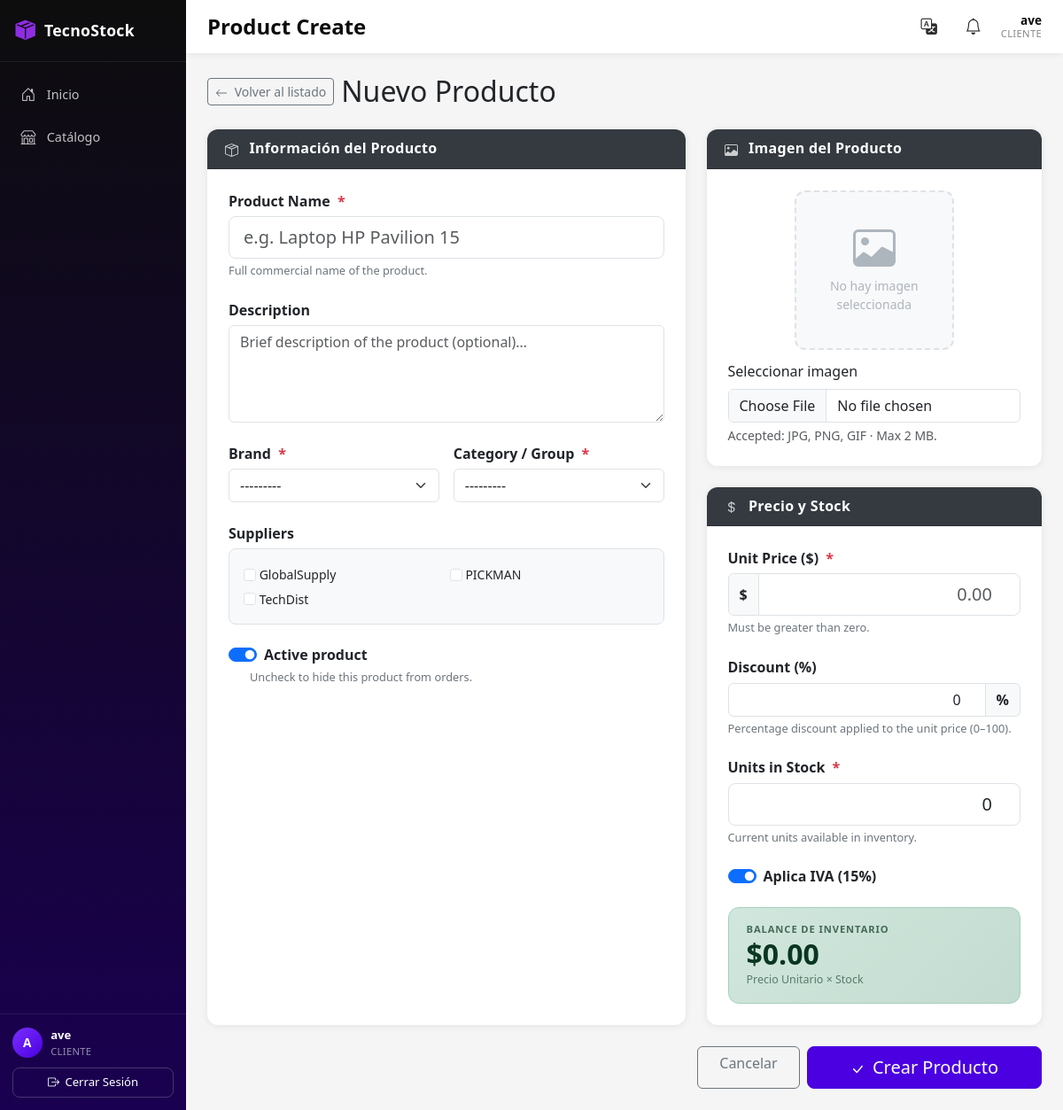
Screenshot of /products/create/ (signed in) with the database file from the repository.
### billing/models.py (models this page shows)
class Supplier(models.Model):
    name = models.CharField(max_length=200, verbose_name='Company Name')
    contact_name = models.CharField(max_length=200, blank=True, null=True)
    email = models.EmailField(blank=True, null=True)
    phone = models.CharField(max_length=20, blank=True, null=True)
    address = models.TextField(blank=True, null=True)
    is_active = models.BooleanField(default=True)
    created_at = models.DateTimeField(auto_now_add=True)
    updated_at = models.DateTimeField(auto_now=True)
    class Meta:
        verbose_name = 'Supplier'
        verbose_name_plural = 'Suppliers'
        ordering = ['name']
    def __str__(self): return self.name

### billing/views.py (the view)
# urls.py: path('products/create/', views.ProductCreateView.as_view(), name='product_create'),
class ProductCreateView(LoginRequiredMixin, CreateView):
    model = Product
    form_class = ProductForm
    template_name = 'billing/product_form.html'
    success_url = reverse_lazy('billing:product_list')

### billing/templates/billing/product_form.html (shortened to what this page needs)
{% extends 'billing/base.html' %}
{% block content %}
<div class="d-flex align-items-center mb-4 gap-2 flex-wrap">
  <a href="{% url 'billing:product_list' %}" class="btn btn-outline-secondary btn-sm">
    <svg xmlns="http://www.w3.org/2000/svg" width="14" height="14" fill="currentColor"
         class="bi bi-arrow-left me-1" viewBox="0 0 16 16">
      <path fill-rule="evenodd" d="M15 8a.5.5 0 0 0-.5-.5H2.707l3.147-3.146a.5.5 0 1 0-.708-.708l-4 4a.5.5 0 0 0 0 .708l4 4a.5.5 0 0 0 .708-.708L2.707 8.5H14.5A.5.5 0 0 0 15 8z"/>
    </svg>
    Volver al listado
  </a>
  <h2 class="mb-0">
    {% if form.instance.pk %}
      Editar Producto &mdash; <span class="text-primary fw-normal">{{ form.instance.name }}</span>
    {% else %}
      Nuevo Producto
    {% endif %}
  </h2>
</div>
<form method="post" enctype="multipart/form-data" id="product-form" novalidate>
  <div class="row g-4">
    <div class="col-lg-7">
      <div class="card section-card h-100">
        <div class="card-header">
          <h5>
            Información del Producto
          </h5>
        </div>
        <div class="card-body">
          <div class="field-group">
            <label class="form-label" for="{{ form.name.id_for_label }}">
              {{ form.name.label }}
              <span class="text-danger ms-1">*</span>
            </label>
            {{ form.name }}
            {% if form.name.help_text %}
            <div class="form-text">{{ form.name.help_text }}</div>
            {% endif %}
          </div>
          <div class="field-group">
            <label class="form-label" for="{{ form.description.id_for_label }}">
              {{ form.description.label }}
            </label>
            {{ form.description }}
          </div>
          <div class="row g-3 field-group">
            <div class="col-md-6">
              <label class="form-label" for="{{ form.brand.id_for_label }}">
                {{ form.brand.label }}
                <span class="text-danger ms-1">*</span>
              </label>
              {{ form.brand }}
            </div>
            <div class="col-md-6">
              <label class="form-label" for="{{ form.group.id_for_label }}">
                {{ form.group.label }}
                <span class="text-danger ms-1">*</span>
              </label>
              {{ form.group }}
            </div>
          </div>
          <div class="field-group">
            <label class="form-label">{{ form.suppliers.label }}</label>
            <div class="border rounded-3 p-3 bg-light" style="max-height:190px;overflow-y:auto;">
              {% if form.suppliers %}
              <ul class="supplier-grid">
                {% for cb in form.suppliers %}
                <li>
                  <label>
                    {{ cb.tag }}
                    {{ cb.choice_label }}
                  </label>
                </li>
                {% endfor %}
              </ul>
              {% else %}
              <span class="text-muted small">Aún no hay proveedores registrados.</span>
              {% endif %}
            </div>
          </div>
          <div class="field-group mb-0">
            <div class="form-check form-switch">
              {{ form.is_active }}
              <label class="form-check-label fw-semibold" for="{{ form.is_active.id_for_label }}">
                {{ form.is_active.label }}
              </label>
            </div>
            {% if form.is_active.help_text %}
            <div class="form-text ms-4">{{ form.is_active.help_text }}</div>
            {% endif %}
          </div>
        </div>
      </div>
    </div>
    <div class="col-lg-5 d-flex flex-column gap-4">
      <div class="card section-card">
        <div class="card-header">
          <h5>
            Imagen del Producto
          </h5>
        </div>
        <div class="card-body text-center">
          <div id="img-wrap">
            {% if form.instance.image %}
              <img id="img-preview" src="{{ form.instance.image.url }}" alt="Preview">
              <div id="img-placeholder" style="display:none">
                <svg xmlns="http://www.w3.org/2000/svg" width="48" height="48" fill="currentColor"
                     class="bi bi-image mb-2" viewBox="0 0 16 16">
                  <path d="M6.002 5.5a1.5 1.5 0 1 1-3 0 1.5 1.5 0 0 1 3 0z"/>
                  <path d="M2.002 1a2 2 0 0 0-2 2v10a2 2 0 0 0 2 2h12a2 2 0 0 0 2-2V3a2 2 0 0 0-2-2h-12zm12 1a1 1 0 0 1 1 1v6.5l-3.777-1.947a.5.5 0 0 0-.577.093l-3.71 3.71-2.66-1.772a.5.5 0 0 0-.63.062L1.002 12V3a1 1 0 0 1 1-1h12z"/>
                </svg>
                <p class="small mb-0">Sin imagen</p>
              </div>
            {% else %}
              <div id="img-placeholder">
                <p class="small mb-0">No hay imagen seleccionada</p>
              </div>
            {% endif %}
          </div>
          <div class="text-start">
            <label class="form-label" for="{{ form.image.id_for_label }}">
              {% if form.instance.image %}Reemplazar imagen{% else %}Seleccionar imagen{% endif %}
            </label>
            {{ form.image }}
            {% if form.image.help_text %}
            <div class="form-text">{{ form.image.help_text }}</div>
            {% endif %}
          </div>
        </div>
      </div>
      <div class="card section-card">
        <div class="card-header">
          <h5>
            Precio y Stock
          </h5>
        </div>
        <div class="card-body">
          <div class="field-group">
            <label class="form-label" for="{{ form.unit_price.id_for_label }}">
              {{ form.unit_price.label }}
              <span class="text-danger ms-1">*</span>
            </label>
            <div class="input-group">
              <span class="input-group-text fw-semibold">$</span>
              {{ form.unit_price }}
            </div>
            {% if form.unit_price.help_text %}
            <div class="form-text">{{ form.unit_price.help_text }}</div>
            {% endif %}
          </div>
          <div class="field-group">
            <label class="form-label" for="{{ form.discount.id_for_label }}">
              {{ form.discount.label }}
            </label>
            <div class="input-group">
              {{ form.discount }}
              <span class="input-group-text fw-semibold">%</span>
            </div>
            {% if form.discount.help_text %}
            <div class="form-text">{{ form.discount.help_text }}</div>
            {% endif %}
          </div>
          <div class="field-group">
            <label class="form-label" for="{{ form.stock.id_for_label }}">
              {{ form.stock.label }}
              <span class="text-danger ms-1">*</span>
            </label>
            {{ form.stock }}
            {% if form.stock.help_text %}
            <div class="form-text">{{ form.stock.help_text }}</div>
            {% endif %}
          </div>
          <div class="field-group">
            <div class="form-check form-switch">
              {{ form.applies_iva }}
              <label class="form-check-label fw-semibold" for="{{ form.applies_iva.id_for_label }}">
                {{ form.applies_iva.label }}
              </label>
            </div>
          </div>
          <div class="balance-box">
            <p class="text-uppercase fw-semibold mb-1"
               style="font-size:.7rem;letter-spacing:.08em;color:#0a3622;opacity:.7;">
              Balance de Inventario
            </p>
            <div class="balance-amount" id="balance-display">$0.00</div>
            <p class="mb-0 mt-1" style="font-size:.78rem;color:#0a3622;opacity:.6;">
              Precio Unitario &times; Stock
            </p>
          </div>
        </div>
      </div>
    </div>
  </div>
  <div class="d-flex gap-2 mt-4 justify-content-end">
    <a href="{% url 'billing:product_list' %}" class="btn btn-outline-secondary px-4">
      Cancelar
    </a>
    <button type="submit" class="btn btn-primary btn-lg px-5">
      {% if form.instance.pk %}Guardar Cambios{% else %}Crear Producto{% endif %}
    </button>
  </div>
</form>
{% endblock %}

### billing/templates/billing/base.html (shortened to what this page needs)
{% load security_tags %}
{% load static %}
{% load i18n %}
{% get_current_language as CURRENT_LANGUAGE %}
<!DOCTYPE html>
<html lang="{{ CURRENT_LANGUAGE }}">
<head>
  <link href="https://cdn.jsdelivr.net/npm/bootstrap@5.3.0/dist/css/bootstrap.min.css" rel="stylesheet">
  <link href="https://cdn.jsdelivr.net/npm/bootstrap-icons@1.11.3/font/bootstrap-icons.css" rel="stylesheet">
  <link href="{% static 'css/theme.css' %}" rel="stylesheet">
</head>
<body>
{% url 'shop:catalog' as catalog_url %}
{% url 'billing:brand_list' as brand_list_url %}
{% url 'billing:productgroup_list' as productgroup_list_url %}
{% url 'billing:supplier_list' as supplier_list_url %}
{% url 'billing:product_list' as product_list_url %}
{% url 'billing:customer_list' as customer_list_url %}
{% url 'billing:invoice_list' as invoice_list_url %}
{% url 'creditos_ventas:factura_list' as factura_list_url %}
{% url 'purchasing:purchase_list' as purchase_list_url %}
{% url 'creditos_compras:compra_list' as compra_list_url %}
{% url 'security:user_list' as user_list_url %}
{% url 'security:group_list' as group_list_url %}
{% url 'security:permission_list' as permission_list_url %}
<aside class="sidebar" id="sidebar">
  <a class="sidebar-brand" href="{% url 'billing:home' %}">
    <i class="bi bi-box-seam-fill"></i>
    <span>TecnoStock</span>
  </a>
  <nav class="sidebar-nav">
    <ul class="sidebar-menu">
      <li>
        <a class="sidebar-link {% if request.path == '/' %}active{% endif %}" href="{% url 'billing:home' %}">
          <i class="bi bi-house-door"></i><span>{% trans "Inicio" %}</span>
        </a>
      </li>
      <li>
        <a class="sidebar-link {% if request.path == catalog_url %}active{% endif %}" href="{{ catalog_url }}">
          <i class="bi bi-shop"></i><span>{% trans "Catálogo" %}</span>
        </a>
      </li>
    </ul>
  </nav>
  <div class="sidebar-footer">
    {% if user.is_authenticated %}
    <div class="sidebar-user">
      <div class="sidebar-avatar">{{ user.username|slice:":1"|upper }}</div>
      <div class="sidebar-user-info">
        <div class="sidebar-user-name">{{ user.first_name|default:user.username }}</div>
        <div class="sidebar-user-role">
          {% if user.is_superuser %}Administrador
          {% elif user.groups.first %}{{ user.groups.first.name }}
          {% else %}Sin rol{% endif %}
        </div>
      </div>
    </div>
    <form method="post" action="{% url 'logout' %}">
      <button type="submit" class="sidebar-logout-btn">
        <i class="bi bi-box-arrow-right"></i> {% trans "Cerrar Sesión" %}
      </button>
    </form>
    {% else %}
    <a href="{% url 'security:login' %}" class="sidebar-link"><i class="bi bi-box-arrow-in-right"></i><span>Login</span></a>
    <a href="{% url 'security:register' %}" class="sidebar-link"><i class="bi bi-person-plus"></i><span>Sign Up</span></a>
    {% endif %}
  </div>
</aside>
<div class="main-wrapper" id="mainWrapper">
  <header class="topbar">
    <h4 class="topbar-title">{% block page_title %}{{ request.resolver_match.url_name|default:"dashboard"|humanize_slug }}{% endblock %}</h4>
    <div class="topbar-actions">
      <div class="dropdown">
        <button class="topbar-icon-btn dropdown-toggle" type="button" data-bs-toggle="dropdown" aria-expanded="false" title="Idioma">
          <i class="bi bi-translate"></i>
        </button>
      </div>
      <div class="dropdown">
        <button id="notificaciones-btn" class="topbar-icon-btn position-relative dropdown-toggle" type="button" data-bs-toggle="dropdown" aria-expanded="false" title="Notificaciones">
          <i class="bi bi-bell"></i>
        </button>
      </div>
      {% if user.is_authenticated %}
      <div class="topbar-user d-none d-sm-block">
        <div class="topbar-user-name">{{ user.first_name|default:user.username }}</div>
        <div class="topbar-user-role">
          {% if user.is_superuser %}Administrador
          {% elif user.groups.first %}{{ user.groups.first.name }}
          {% else %}Sin rol{% endif %}
        </div>
      </div>
      {% endif %}
    </div>
  </header>
  <main class="main-content">
    {% block content %}{% endblock %}
  </main>
</div>
</body>
</html>

### rows the page displays
Supplier: choice_label "GlobalSupply"
Supplier: choice_label "PICKMAN"
Supplier: choice_label "TechDist"

### other values shown
{{ user.username|slice:":1"|upper }} "A"
{{ user.first_name|default:user.username }} "ave"
{{ user.groups.first.name }} "CLIENTE"
{{ request.resolver_match.url_name|default:"dashboard"|humanize_slug }} "Product Create"
